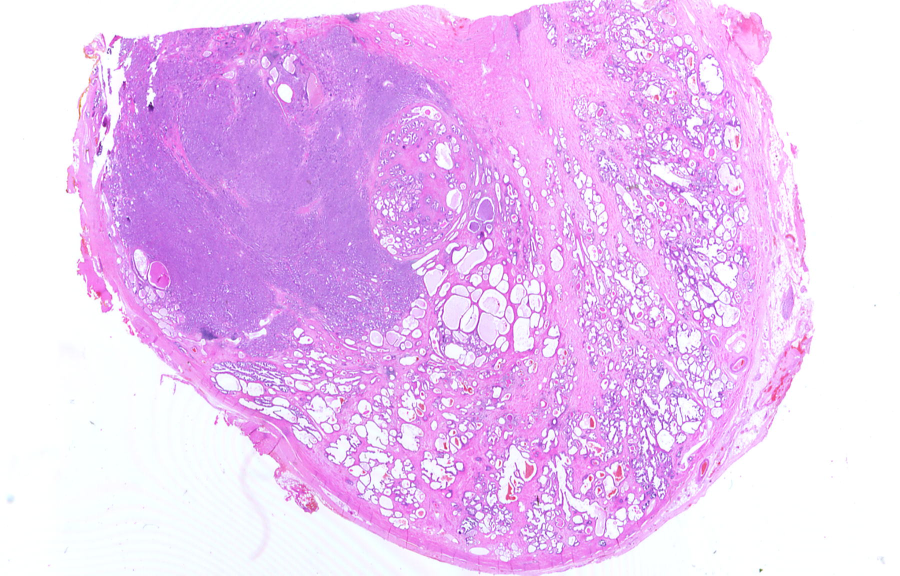
#> input picture data/Prostate_adenocarcinoma_whole_slide.jpg, 1800 x 1151 px (shown at 1/2 size); its folder holds only this picture in this run
$ jupyter execute --allow-errors autoencoder_planning.ipynb   (older library calls are emulated)
#> lines starting #> are read from the running program, lines starting #| are printed output that depends on the picture; after the words box and inside, x2 and y2 are one past the last pixel; in counts of white or black regions, pixels touching at a corner belong together
# Autoencoder for Dimensionality Reduction of Histopathology Slides

Documentation of my progress and further implementions on building an autoencoder for dimensionality reduction of histopathology images. It starts with a roadmap and dives first into image formats and dataset preparation.

Author: terezajuricek <br>
Date: 2025-07-20 <br>
Project repo: histo_ae

[cell 1]
import sys
print(sys.executable)

# !{sys.executable} -m pip install torchvision opencv-python scikit-learn matplotlib pandas pillow scikit-image albumentations

## 1. Define Project Roadmap and Requirements

Track steps and decisions. Code cells materialize these later.
- Division of steps
  - Data preparation and format validation (WSI vs. patches)
  - Preprocessing: tiling, tissue detection, normalization
  - Dataset persistence and manifest/splits
  - Input pipeline and loaders (streaming, prefetch)
  - Autoencoder scaffold (configurable latent)
  - Training loop + logging/metrics
  - Sanity checks and visualizations
- Constants (initial draft)
  - tile_size: 256 or 512
  - target_magnification: 20x (adjust based on scanner MPP)
  - overlap: 0.0–0.25
  - latent_dim: 64–256
  - normalization: none | Macenko | Reinhard
  - storage_format: WebDataset | Zarr | TFRecord
- Assumptions
  - Stain: H&E by default
  - Scanner types: Aperio (.svs) and/or Hamamatsu (.ndpi) possible
  - Hardware: single-GPU initially, CUDA available
  - No labels needed for training; optional for later tasks

10xVisium - [Targeted_Visium_Human_ColorectalCancer_GeneSignature](https://cf.10xgenomics.com/samples/spatial-exp/1.2.0/Targeted_Visium_Human_ColorectalCancer_GeneSignature/Targeted_Visium_Human_ColorectalCancer_GeneSignature_web_summary.html)

[cell 2]
# Project checklist and initial config constants
from dataclasses import dataclass, asdict
from typing import Literal

milestones = {
    "ingestion": False,
    "preprocessing": False,
    "dataset_persistence": False,
    "input_pipeline": False,
    "autoencoder_scaffold": False,
    "training_loop": False,
    "sanity_checks": False,
}

@dataclass
class Config:
    tile_size: int = 256
    target_magnification: Literal[5, 10, 20, 40] = 20
    overlap: float = 0.1
    latent_dim: int = 128
    normalization: Literal["none", "Macenko", "Reinhard"] = "Macenko"
    storage_format: Literal["webdataset", "zarr", "tfrecord"] = "webdataset"

config = Config()
print("Milestones:", milestones)
print("Config:", asdict(config))

## 2. Set Up Environment and Dependencies

We’ll verify versions and availability of Python, CUDA, deep learning frameworks, and imaging libs. If missing, we’ll install and re-run.

Checklist:
- Python, CUDA, GPU availability
- torch or tensorflow presence
- openslide, pyvips, opencv, scikit-image, albumentations
- Deterministic seeding utilities

[cell 3]
# Version checks and deterministic setup
import sys, platform, importlib, random, os
from datetime import datetime

print({
    "timestamp": datetime.now().isoformat(timespec="seconds"),
    "python": sys.version.split()[0],
    "platform": platform.platform(),
})

# Try deep learning frameworks
framework = None
#> (the rest of this cell did not finish here and is left out)

## 3. Explore and Validate Image Formats (WSI vs. patch images)

Before modeling, confirm what we have:
- Whole Slide Images (WSIs): .svs, .ndpi, .mrxs, .tif(f), .scn, etc. Multi-resolution pyramids with magnification metadata (mpp).
- Pre-extracted patches: .png/.jpg/.tiff — typically single-resolution tiles.

Action items:
- List files and detect types by extension and by trying to open.
- For WSIs, read pyramid levels, downsample factors, and mpp.
- For patches, verify readability, color mode (RGB), and standardize size.

WSI readers: OpenSlide; alternative: tifffile for OME-TIFF. For speed and memory, prefer lazy reading of small regions (tiles) rather than loading whole slides.

## 4. Optional Pre-Conversion of WSIs to Interoperable Pyramidal TIFF

Proprietary formats can be fragile. Consider converting to pyramidal TIFF:
- Tools: pyvips (Python) or vips CLI; alternatively bioformats2raw + NGFF zarr for very large sets.
- Choose tile size (e.g., 256 or 512) and compression:
  - JPEG: smaller, faster IO, slight loss (often acceptable for autoencoder)
  - LZW/Deflate: lossless, larger
- Preserve metadata (mpp/pixel size) if available.
- Validate post-conversion by opening levels and sampling tiles.

[cell 4]
# Format detection and basic metadata readers
import os, glob
from typing import List, Dict

WSI_EXTS = {".svs", ".tif", ".tiff", ".ndpi", ".mrxs", ".scn"}
PATCH_EXTS = {".png", ".jpg", ".jpeg", ".tif", ".tiff", ".webp"}

DATA_DIR = os.getenv("HISTO_DATA_DIR", "/path/to/data")  # TODO: set real path

paths = [
    *glob.glob(os.path.join(DATA_DIR, "**/*"), recursive=True)
]
files = [p for p in paths if os.path.isfile(p)]
print(f"Found {len(files)} files under {DATA_DIR}")

wsi_files, patch_files = [], []
for p in files:
    ext = os.path.splitext(p)[1].lower()
    if ext in WSI_EXTS:
        wsi_files.append(p)
    elif ext in PATCH_EXTS:
        patch_files.append(p)

print("WSIs:", len(wsi_files))
print("Patches:", len(patch_files))

# Read sample WSI metadata
try:
    import openslide
    if wsi_files:
        sample = wsi_files[0]
        slide = openslide.OpenSlide(sample)
        print("levels:", slide.level_count)
        print("level_dimensions:", slide.level_dimensions)
        print("level_downsamples:", slide.level_downsamples)
        mpp_x = slide.properties.get(openslide.PROPERTY_NAME_MPP_X)
        mpp_y = slide.properties.get(openslide.PROPERTY_NAME_MPP_Y)
        print("mpp:", mpp_x, mpp_y)
        # Sample a small region from level 0
        region = slide.read_region((0, 0), 0, (512, 512)).convert("RGB")
        print("sample_region_size:", region.size)
    else:
        print("No WSI files to sample.")
except Exception as e:
    print("OpenSlide error:", e)

# Read sample patch
try:
    from PIL import Image
    if patch_files:
        img = Image.open(patch_files[0]).convert("RGB")
#> img is the input picture: PIL image 1800x1151 RGB; mean R, G, B 235.9, 198.5, 244.5
        print("patch_size:", img.size)
#| patch_size: (1800, 1151)
    else:
        print("No patch files to sample.")
except Exception as e:
    print("PIL error:", e)

## 📋 PRACTICAL GUIDE: Handling Pre-Extracted Patches

Since you have pre-extracted patches from WSI, let's create a systematic approach to validate, assess quality, and prepare them for the autoencoder.

### Phase 1: Discovery and Basic Validation
1. **Inventory your patches**: Count files, check extensions, estimate storage
2. **Sample validation**: Test readability, check dimensions and color channels
3. **Metadata extraction**: Infer patch size, naming convention, potential organization
4. **Quick quality check**: Detect obvious issues (corrupted files, wrong formats)

### Phase 2: Quality Assessment
1. **Visual inspection**: Generate grids of random samples
2. **Technical metrics**: Blur detection, brightness/contrast distribution, tissue coverage
3. **Content analysis**: Background vs tissue ratio, stain quality
4. **Outlier detection**: Find patches that might need exclusion

### Phase 3: Dataset Preparation
1. **Standardization**: Resize if needed, ensure consistent format
2. **Organization**: Create train/val/test splits (patient-aware if metadata available)
3. **Preprocessing pipeline**: Normalization, augmentation strategy
4. **Efficient storage**: Convert to optimized format for training (WebDataset/HDF5/Zarr)

### Phase 4: Autoencoder Readiness Check
1. **Batch testing**: Verify dataloader works with sample batches
2. **Memory profiling**: Ensure your setup can handle the dataset size
3. **Baseline metrics**: Establish quality benchmarks before training

[cell 5]
# PHASE 1: Patch Discovery and Basic Validation
import os
import glob
from pathlib import Path
from collections import defaultdict, Counter
import pandas as pd
from PIL import Image
import numpy as np

# 🔧 CONFIGURE YOUR PATCH DIRECTORY HERE
PATCH_DIR = input("Enter your patch directory path: ") if 'PATCH_DIR' not in globals() else PATCH_DIR
#> the answer given: ../data
# Example: PATCH_DIR = "/Volumes/ExternalDrive/WSI_patches" or "/path/to/your/patches"

def discover_patches(patch_dir: str) -> dict:
    """Discover and catalog all patch files"""
#> called with patch_dir = '../data'
    patch_dir = Path(patch_dir)

    if not patch_dir.exists():
        print(f"❌ Directory not found: {patch_dir}")
        return {}

    # Find all image files
    image_extensions = {'.png', '.jpg', '.jpeg', '.tiff', '.tif', '.bmp', '.webp'}
    all_files = []

    for ext in image_extensions:
        all_files.extend(patch_dir.rglob(f"*{ext}"))
        all_files.extend(patch_dir.rglob(f"*{ext.upper()}"))

    print(f"📊 Found {len(all_files)} potential patch files")

    # Analyze file structure
    stats = {
        'total_files': len(all_files),
        'extensions': Counter(f.suffix.lower() for f in all_files),
        'directory_structure': defaultdict(int),
        'file_sizes': [],
        'sample_files': all_files[:10] if all_files else []
    }

    # Analyze directory structure
    for f in all_files:
        relative_path = f.relative_to(patch_dir)
        depth = len(relative_path.parts) - 1  # subtract filename
        stats['directory_structure'][f"depth_{depth}"] += 1

    # Sample file sizes (first 100 files)
    for f in all_files[:100]:
        try:
            stats['file_sizes'].append(f.stat().st_size)
        except:
            pass

    return stats, all_files

# Run discovery
print("🔍 PHASE 1: Discovering patches...")
stats, patch_files = discover_patches(PATCH_DIR)

# Display results
print(f"\n📈 DISCOVERY RESULTS:")
print(f"Total files: {stats['total_files']:,}")
print(f"File extensions: {dict(stats['extensions'])}")
print(f"Directory structure: {dict(stats['directory_structure'])}")

if stats['file_sizes']:
    sizes_mb = [s/1024/1024 for s in stats['file_sizes']]
    print(f"Average file size: {np.mean(sizes_mb):.2f} MB")
    print(f"Total estimated size: {sum(sizes_mb) * len(patch_files) / len(stats['file_sizes']):.1f} MB")

print(f"\n📂 Sample files:")
for f in stats['sample_files']:
    print(f"  {f.name}")

# Store for next phases
PATCH_FILES = patch_files

[cell 6]
# PHASE 1B: Basic Patch Validation
def validate_patches(patch_files, max_samples=50):
    """Test patch readability and extract basic properties"""

    validation_results = {
        'readable': 0,
        'corrupted': 0,
        'dimensions': [],
        'channels': [],
        'modes': [],
        'corrupted_files': []
    }

    # Sample files for validation
    sample_files = patch_files[:max_samples] if len(patch_files) > max_samples else patch_files

    print(f"🧪 Testing {len(sample_files)} patches for basic validation...")

    for i, file_path in enumerate(sample_files):
        try:
            with Image.open(file_path) as img:
                # Basic properties
                validation_results['dimensions'].append(img.size)  # (width, height)
                validation_results['channels'].append(len(img.getbands()))
                validation_results['modes'].append(img.mode)
                validation_results['readable'] += 1

                # Quick test: convert to RGB (common requirement)
                img_rgb = img.convert('RGB')

        except Exception as e:
            validation_results['corrupted'] += 1
            validation_results['corrupted_files'].append((str(file_path), str(e)))
            print(f"❌ Corrupted: {file_path.name} - {e}")

    return validation_results

# Run validation
print("\n🔬 PHASE 1B: Validating patch readability...")
validation = validate_patches(PATCH_FILES)

# Analyze results
print(f"\n✅ VALIDATION RESULTS:")
print(f"Readable patches: {validation['readable']}")
print(f"Corrupted patches: {validation['corrupted']}")

if validation['dimensions']:
    dim_counter = Counter(validation['dimensions'])
    print(f"Most common dimensions: {dim_counter.most_common(3)}")

    channel_counter = Counter(validation['channels'])
    print(f"Channel counts: {dict(channel_counter)}")

    mode_counter = Counter(validation['modes'])
    print(f"Image modes: {dict(mode_counter)}")

# Check for consistency
unique_dims = set(validation['dimensions'])
if len(unique_dims) == 1:
    print(f"✅ All patches have consistent dimensions: {list(unique_dims)[0]}")
else:
    print(f"⚠️  Mixed dimensions found: {len(unique_dims)} different sizes")
    print(f"   Sizes: {sorted(unique_dims)}")

if validation['corrupted_files']:
    print(f"\n⚠️  Corrupted files found:")
    for file, error in validation['corrupted_files']:
        print(f"   {Path(file).name}: {error}")

# Store patch dimensions for later use
if validation['dimensions']:
    PATCH_HEIGHT, PATCH_WIDTH = validation['dimensions'][0]
    print(f"\n📏 Using patch size: {PATCH_WIDTH}x{PATCH_HEIGHT}")
else:
    print("❌ No valid patches found - check your directory path!")

[cell 7]
# PHASE 2: Quality Assessment and Visual Inspection
import matplotlib.pyplot as plt
import cv2
from typing import List, Tuple

def assess_patch_quality(patch_files: List, n_samples: int = 25) -> dict:
    """Assess patch quality with technical metrics"""
#> called with n_samples = 25

    metrics = {
        'blur_scores': [],
        'brightness_scores': [],
        'contrast_scores': [],
        'tissue_ratios': [],
        'color_diversity': [],
        'sample_patches': []
    }

    # Sample random patches
    import random
    random.seed(42)
    sample_files = random.sample(patch_files, min(n_samples, len(patch_files)))

    print(f"🔍 Analyzing quality of {len(sample_files)} patches...")

    for file_path in sample_files:
        try:
            # Load image
            img = Image.open(file_path).convert('RGB')
            img_array = np.array(img)

            # Store sample for visualization
            metrics['sample_patches'].append((str(file_path), img_array))

            # 1. Blur detection (Laplacian variance)
            gray = cv2.cvtColor(img_array, cv2.COLOR_RGB2GRAY)
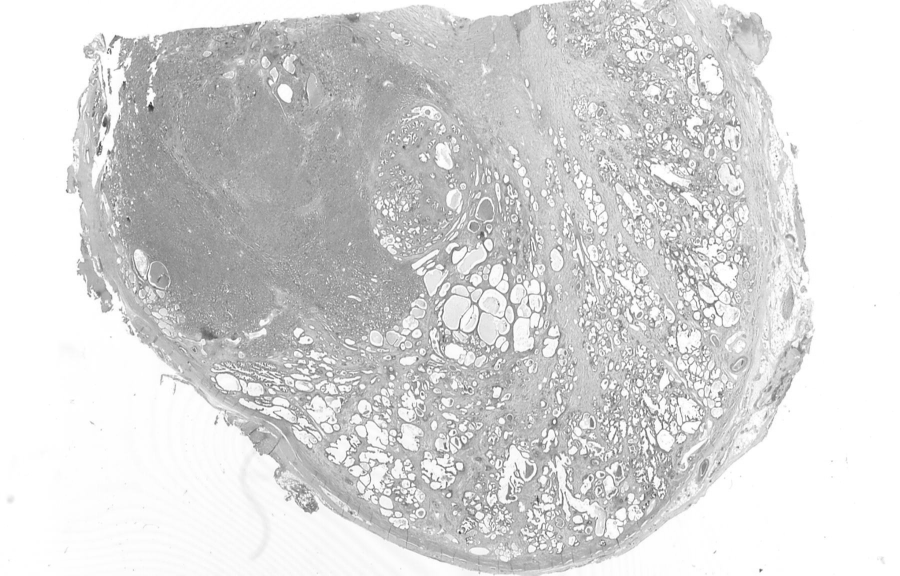
#> gray: shape (1151, 1800) (shown at 1/2 size); min 35, max 255, mean 214.9
            blur_score = cv2.Laplacian(gray, cv2.CV_64F).var()
#> blur_score = 356.6
            metrics['blur_scores'].append(blur_score)

            # 2. Brightness (mean intensity)
            brightness = np.mean(gray)
#> brightness = 214.9
            metrics['brightness_scores'].append(brightness)

            # 3. Contrast (standard deviation of intensity)
            contrast = np.std(gray)
#> contrast = 38.52
            metrics['contrast_scores'].append(contrast)

            # 4. Tissue ratio (non-white pixels)
            # Simple tissue detection: pixels that are not close to white
            white_threshold = 200
            tissue_mask = gray < white_threshold
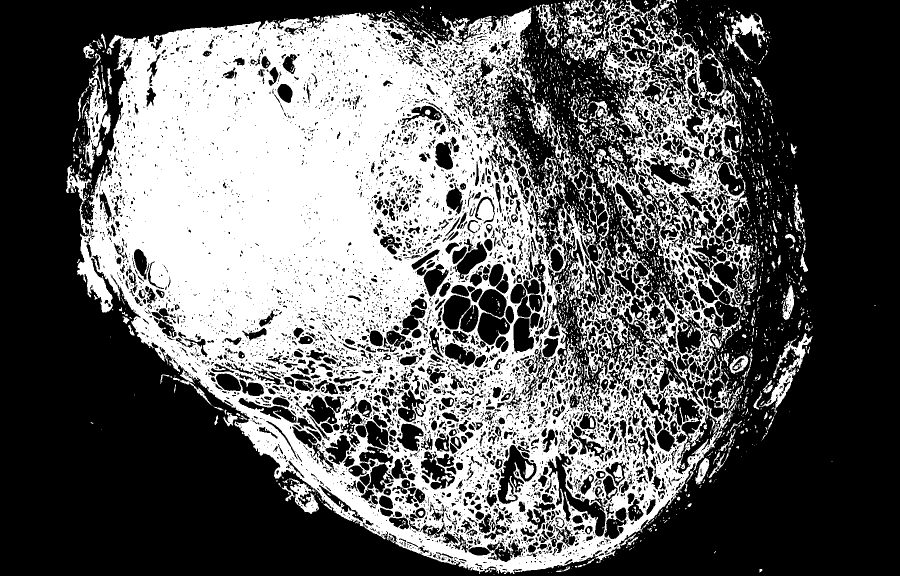
#> tissue_mask: shape (1151, 1800) bool (shown at 1/2 size); 38.7% white; 2736 white regions (2327 under 20 px), largest, box (x1, y1, x2, y2) and area: (132, 0, 1513, 1148) 745711, (1065, 196, 1221, 474) 4372, (169, 131, 222, 339) 3945
            tissue_ratio = np.mean(tissue_mask)
#> tissue_ratio = 0.387
            metrics['tissue_ratios'].append(tissue_ratio)

            # 5. Color diversity (std of RGB channels)
            color_std = np.std(img_array.reshape(-1, 3), axis=0).mean()
#> color_std = 30.25
            metrics['color_diversity'].append(color_std)

        except Exception as e:
            print(f"❌ Error processing {file_path.name}: {e}")

    return metrics

def plot_quality_assessment(metrics: dict):
    """Visualize quality metrics"""

    fig, axes = plt.subplots(2, 3, figsize=(15, 10))
    fig.suptitle('Patch Quality Assessment', fontsize=16)

    # Plot metrics
    metrics_to_plot = [
        ('blur_scores', 'Blur Score (higher = sharper)', 'Blues'),
        ('brightness_scores', 'Brightness (0-255)', 'Greys'),
        ('contrast_scores', 'Contrast (std intensity)', 'Purples'),
        ('tissue_ratios', 'Tissue Ratio (0-1)', 'Greens'),
        ('color_diversity', 'Color Diversity', 'Oranges')
    ]

    for i, (key, title, color) in enumerate(metrics_to_plot):
        if i < 5:  # We have 5 subplots for metrics
            row, col = i // 3, i % 3
            axes[row, col].hist(metrics[key], bins=20, alpha=0.7, color=plt.cm.get_cmap(color)(0.7))
            axes[row, col].set_title(title)
            axes[row, col].set_xlabel('Value')
            axes[row, col].set_ylabel('Count')

            # Add statistics
            mean_val = np.mean(metrics[key])
            std_val = np.std(metrics[key])
            axes[row, col].axvline(mean_val, color='red', linestyle='--',
                                 label=f'Mean: {mean_val:.2f}±{std_val:.2f}')
            axes[row, col].legend()

    # Sample patches visualization
    axes[1, 2].axis('off')
    axes[1, 2].text(0.5, 0.5, 'Sample patches\n(see next plot)',
                   ha='center', va='center', transform=axes[1, 2].transAxes, fontsize=12)

    plt.tight_layout()
    plt.show()
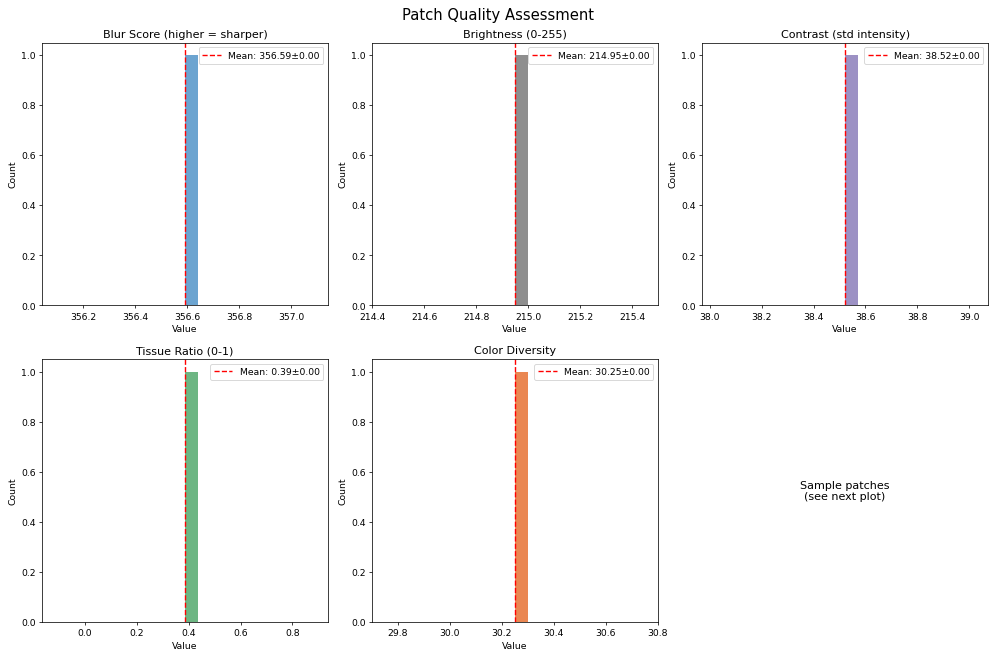
#> figure drawn by matplotlib, 5 panels; panel 1: tallest bar 1 high, from x = 356.6 to 356.6; panel 2: tallest bar 1 high, from x = 214.9 to 215; panel 3: tallest bar 1 high, from x = 38.52 to 38.57; panel 4: tallest bar 1 high, from x = 0.387 to 0.437

    # Plot sample patches
    n_samples = min(16, len(metrics['sample_patches']))
    fig, axes = plt.subplots(4, 4, figsize=(12, 12))
    fig.suptitle('Random Patch Samples', fontsize=16)

    for i in range(16):
        row, col = i // 4, i % 4
        if i < n_samples:
            file_path, img_array = metrics['sample_patches'][i]
            axes[row, col].imshow(img_array)
            axes[row, col].set_title(Path(file_path).name[:15] + "...", fontsize=8)
        axes[row, col].axis('off')

    plt.tight_layout()
    plt.show()

# Run quality assessment
print("\n🎯 PHASE 2: Quality assessment...")
quality_metrics = assess_patch_quality(PATCH_FILES)

# Analyze and visualize
plot_quality_assessment(quality_metrics)

# Print quality summary
print(f"\n📊 QUALITY SUMMARY:")
print(f"Blur scores - Mean: {np.mean(quality_metrics['blur_scores']):.1f} (>100 is good)")
print(f"Brightness - Mean: {np.mean(quality_metrics['brightness_scores']):.1f} (0-255 scale)")
print(f"Contrast - Mean: {np.mean(quality_metrics['contrast_scores']):.1f} (higher = more contrast)")
print(f"Tissue ratio - Mean: {np.mean(quality_metrics['tissue_ratios']):.2f} (1.0 = all tissue)")
print(f"Color diversity - Mean: {np.mean(quality_metrics['color_diversity']):.1f} (higher = more colorful)")

# Quality flags
low_blur_patches = sum(1 for s in quality_metrics['blur_scores'] if s < 100)
low_tissue_patches = sum(1 for s in quality_metrics['tissue_ratios'] if s < 0.3)

print(f"\n⚠️  QUALITY FLAGS:")
print(f"Potentially blurry patches: {low_blur_patches}/{len(quality_metrics['blur_scores'])}")
print(f"Low tissue content patches: {low_tissue_patches}/{len(quality_metrics['tissue_ratios'])}")

[cell 8]
# PHASE 3: Dataset Preparation and Organization
from sklearn.model_selection import train_test_split
import shutil
import json

def organize_patches(patch_files: List,
                    output_dir: str = "./organized_patches",
                    train_ratio: float = 0.7,
                    val_ratio: float = 0.15,
                    test_ratio: float = 0.15) -> dict:
    """Organize patches into train/val/test splits"""
#> called with output_dir = './organized_patches', train_ratio = 0.7, val_ratio = 0.15, test_ratio = 0.15

    # Verify ratios sum to 1
    assert abs(train_ratio + val_ratio + test_ratio - 1.0) < 0.001, "Ratios must sum to 1.0"

    # Create output directories
    output_path = Path(output_dir)
    splits = ['train', 'val', 'test']

    for split in splits:
        (output_path / split).mkdir(parents=True, exist_ok=True)

    # Split the data
    # First split: train vs (val + test)
    train_files, temp_files = train_test_split(
        patch_files,
        test_size=(val_ratio + test_ratio),
        random_state=42
    )

    # Second split: val vs test
    val_files, test_files = train_test_split(
        temp_files,
        test_size=test_ratio/(val_ratio + test_ratio),
        random_state=42
    )

    splits_info = {
        'train': {'files': train_files, 'count': len(train_files)},
        'val': {'files': val_files, 'count': len(val_files)},
        'test': {'files': test_files, 'count': len(test_files)},
        'total': len(patch_files)
    }

    print(f"📁 Dataset splits:")
    print(f"Train: {len(train_files)} ({len(train_files)/len(patch_files)*100:.1f}%)")
    print(f"Val: {len(val_files)} ({len(val_files)/len(patch_files)*100:.1f}%)")
    print(f"Test: {len(test_files)} ({len(test_files)/len(patch_files)*100:.1f}%)")

    return splits_info, output_path

# [71 lines left out: functions create_preprocessing_pipeline, check_autoencoder_compatibility, not called in this run]

# Run dataset preparation
print("\n🏗️  PHASE 3: Dataset preparation...")

# Create splits
#> (the rest of this cell did not finish here and is left out)
